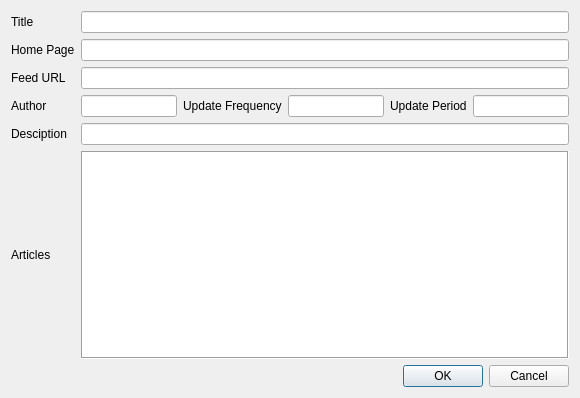
<?xml version="1.0" encoding="UTF-8"?>
<ui version="4.0">
 <class>Info_Feed</class>
 <widget class="QWidget" name="Info_Feed">
  <property name="windowModality">
   <enum>Qt::ApplicationModal</enum>
  </property>
  <property name="geometry">
   <rect>
    <x>0</x>
    <y>0</y>
    <width>580</width>
    <height>398</height>
   </rect>
  </property>
  <property name="windowTitle">
   <string>New Feed Properties</string>
  </property>
  <layout class="QGridLayout" name="gridLayout">
   <item row="0" column="0">
    <widget class="QLabel" name="QLTitle">
     <property name="text">
      <string>Title</string>
     </property>
    </widget>
   </item>
   <item row="0" column="1" colspan="5">
    <widget class="QLineEdit" name="EdtTitle"/>
   </item>
   <item row="1" column="0">
    <widget class="QLabel" name="QLHomePage">
     <property name="text">
      <string>Home Page</string>
     </property>
    </widget>
   </item>
   <item row="1" column="1" colspan="5">
    <widget class="QLineEdit" name="EdtHomePage"/>
   </item>
   <item row="2" column="0">
    <widget class="QLabel" name="QLLinK">
     <property name="text">
      <string>Feed URL</string>
     </property>
    </widget>
   </item>
   <item row="2" column="1" colspan="5">
    <widget class="QLineEdit" name="Edtlink"/>
   </item>
   <item row="3" column="0">
    <widget class="QLabel" name="QLAuthor">
     <property name="text">
      <string>Author</string>
     </property>
    </widget>
   </item>
   <item row="3" column="1">
    <widget class="QLineEdit" name="EdtAuthor">
     <property name="text">
      <string/>
     </property>
    </widget>
   </item>
   <item row="3" column="2">
    <widget class="QLabel" name="QLFrequency">
     <property name="text">
      <string>Update Frequency</string>
     </property>
    </widget>
   </item>
   <item row="3" column="3">
    <widget class="QLineEdit" name="EdtUpdFrequency">
     <property name="text">
      <string/>
     </property>
     <property name="alignment">
      <set>Qt::AlignCenter</set>
     </property>
     <property name="readOnly">
      <bool>true</bool>
     </property>
    </widget>
   </item>
   <item row="3" column="4">
    <widget class="QLabel" name="QLUpdatePeriod">
     <property name="text">
      <string>Update Period</string>
     </property>
    </widget>
   </item>
   <item row="3" column="5">
    <widget class="QLineEdit" name="EdtUpdPeriod">
     <property name="alignment">
      <set>Qt::AlignCenter</set>
     </property>
     <property name="readOnly">
      <bool>true</bool>
     </property>
    </widget>
   </item>
   <item row="4" column="0">
    <widget class="QLabel" name="QLDescirption">
     <property name="text">
      <string>Desciption</string>
     </property>
    </widget>
   </item>
   <item row="4" column="1" colspan="5">
    <widget class="QLineEdit" name="EdtDescription"/>
   </item>
   <item row="5" column="0">
    <widget class="QLabel" name="QLArticles">
     <property name="text">
      <string>Articles</string>
     </property>
    </widget>
   </item>
   <item row="5" column="1" colspan="5">
    <widget class="QTableView" name="FeedArticles">
     <property name="font">
      <font>
       <family>Calibri</family>
       <pointsize>8</pointsize>
      </font>
     </property>
     <property name="frameShape">
      <enum>QFrame::Box</enum>
     </property>
     <property name="frameShadow">
      <enum>QFrame::Sunken</enum>
     </property>
     <property name="gridStyle">
      <enum>Qt::DashLine</enum>
     </property>
    </widget>
   </item>
   <item row="6" column="3" colspan="3">
    <widget class="QDialogButtonBox" name="buttonBox">
     <property name="standardButtons">
      <set>QDialogButtonBox::Cancel|QDialogButtonBox::Ok</set>
     </property>
    </widget>
   </item>
  </layout>
 </widget>
 <resources/>
 <connections/>
</ui>
